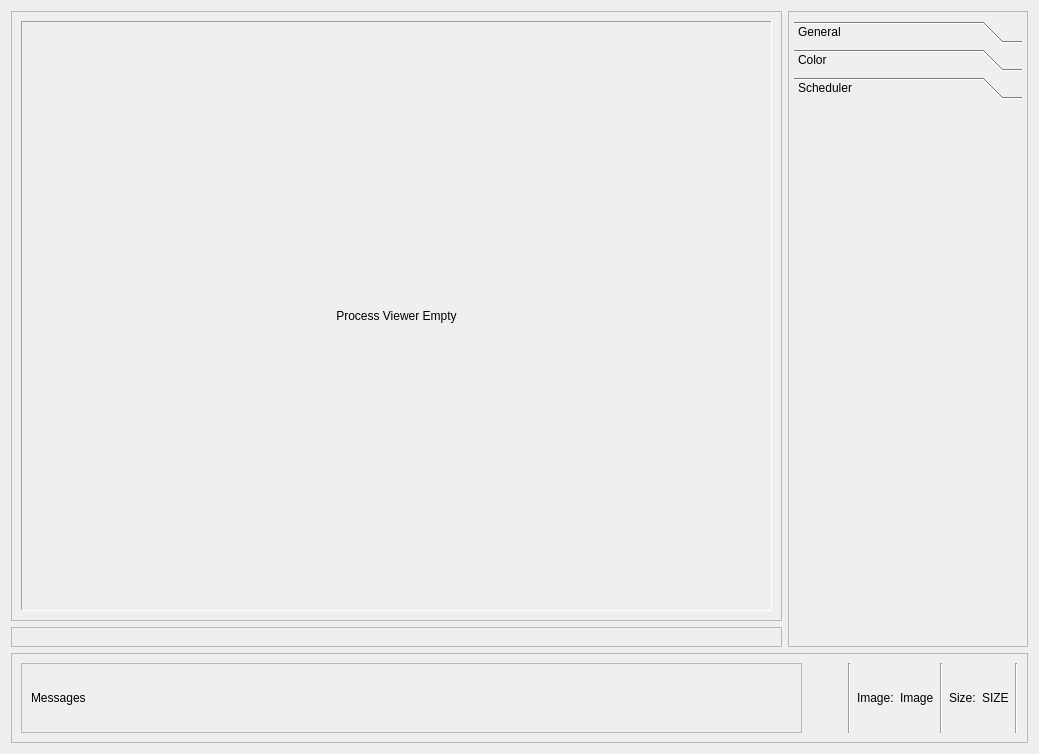
<?xml version="1.0" encoding="UTF-8"?>
<ui version="4.0">
 <class>qvtProcessingViewer</class>
 <widget class="QWidget" name="qvtProcessingViewer">
  <property name="geometry">
   <rect>
    <x>0</x>
    <y>0</y>
    <width>1039</width>
    <height>754</height>
   </rect>
  </property>
  <property name="sizePolicy">
   <sizepolicy hsizetype="Minimum" vsizetype="Minimum">
    <horstretch>0</horstretch>
    <verstretch>0</verstretch>
   </sizepolicy>
  </property>
  <property name="windowTitle">
   <string>Form</string>
  </property>
  <layout class="QGridLayout" name="gridLayout">
   <item row="0" column="1" rowspan="2">
    <widget class="QFrame" name="processingFrame">
     <property name="sizePolicy">
      <sizepolicy hsizetype="Fixed" vsizetype="Preferred">
       <horstretch>0</horstretch>
       <verstretch>0</verstretch>
      </sizepolicy>
     </property>
     <property name="minimumSize">
      <size>
       <width>240</width>
       <height>0</height>
      </size>
     </property>
     <property name="maximumSize">
      <size>
       <width>240</width>
       <height>16777215</height>
      </size>
     </property>
     <property name="frameShape">
      <enum>QFrame::StyledPanel</enum>
     </property>
     <property name="frameShadow">
      <enum>QFrame::Raised</enum>
     </property>
     <layout class="QVBoxLayout" name="verticalLayout_3">
      <property name="spacing">
       <number>5</number>
      </property>
      <property name="leftMargin">
       <number>5</number>
      </property>
      <property name="topMargin">
       <number>9</number>
      </property>
      <property name="rightMargin">
       <number>5</number>
      </property>
      <property name="bottomMargin">
       <number>9</number>
      </property>
      <item>
       <widget class="QToolBox" name="processToolBox">
        <property name="sizePolicy">
         <sizepolicy hsizetype="Preferred" vsizetype="Preferred">
          <horstretch>1</horstretch>
          <verstretch>0</verstretch>
         </sizepolicy>
        </property>
        <property name="currentIndex">
         <number>2</number>
        </property>
        <widget class="QWidget" name="generalPage">
         <property name="geometry">
          <rect>
           <x>0</x>
           <y>0</y>
           <width>228</width>
           <height>517</height>
          </rect>
         </property>
         <attribute name="label">
          <string>General</string>
         </attribute>
         <layout class="QVBoxLayout" name="verticalLayout">
          <item>
           <widget class="QPushButton" name="loadImageButton">
            <property name="sizePolicy">
             <sizepolicy hsizetype="Preferred" vsizetype="Preferred">
              <horstretch>0</horstretch>
              <verstretch>0</verstretch>
             </sizepolicy>
            </property>
            <property name="text">
             <string>Load Image</string>
            </property>
           </widget>
          </item>
          <item>
           <spacer name="verticalSpacer_2">
            <property name="orientation">
             <enum>Qt::Vertical</enum>
            </property>
            <property name="sizeHint" stdset="0">
             <size>
              <width>20</width>
              <height>40</height>
             </size>
            </property>
           </spacer>
          </item>
         </layout>
        </widget>
        <widget class="QWidget" name="colorPage">
         <property name="geometry">
          <rect>
           <x>0</x>
           <y>0</y>
           <width>228</width>
           <height>517</height>
          </rect>
         </property>
         <attribute name="label">
          <string>Color</string>
         </attribute>
         <layout class="QVBoxLayout" name="verticalLayout_4">
          <item>
           <widget class="QPushButton" name="resetFunctionsButton">
            <property name="sizePolicy">
             <sizepolicy hsizetype="Preferred" vsizetype="Preferred">
              <horstretch>0</horstretch>
              <verstretch>0</verstretch>
             </sizepolicy>
            </property>
            <property name="text">
             <string>Reset</string>
            </property>
           </widget>
          </item>
          <item>
           <widget class="QPushButton" name="color2GrayButton">
            <property name="sizePolicy">
             <sizepolicy hsizetype="Preferred" vsizetype="Preferred">
              <horstretch>0</horstretch>
              <verstretch>0</verstretch>
             </sizepolicy>
            </property>
            <property name="text">
             <string>Color -&gt; Gray</string>
            </property>
           </widget>
          </item>
          <item>
           <widget class="QPushButton" name="color2HSVButton">
            <property name="sizePolicy">
             <sizepolicy hsizetype="Preferred" vsizetype="Preferred">
              <horstretch>0</horstretch>
              <verstretch>0</verstretch>
             </sizepolicy>
            </property>
            <property name="text">
             <string>Color -&gt; HSV</string>
            </property>
           </widget>
          </item>
          <item>
           <spacer name="verticalSpacer">
            <property name="orientation">
             <enum>Qt::Vertical</enum>
            </property>
            <property name="sizeHint" stdset="0">
             <size>
              <width>20</width>
              <height>40</height>
             </size>
            </property>
           </spacer>
          </item>
         </layout>
        </widget>
        <widget class="QWidget" name="schedulerPage">
         <property name="geometry">
          <rect>
           <x>0</x>
           <y>0</y>
           <width>228</width>
           <height>517</height>
          </rect>
         </property>
         <attribute name="label">
          <string>Scheduler</string>
         </attribute>
         <layout class="QVBoxLayout" name="verticalLayout_6">
          <item>
           <layout class="QVBoxLayout" name="functionsSchedulerLayout"/>
          </item>
         </layout>
        </widget>
       </widget>
      </item>
     </layout>
    </widget>
   </item>
   <item row="0" column="0">
    <widget class="QScrollArea" name="processingScrollArea">
     <property name="sizePolicy">
      <sizepolicy hsizetype="Preferred" vsizetype="Preferred">
       <horstretch>9</horstretch>
       <verstretch>9</verstretch>
      </sizepolicy>
     </property>
     <property name="widgetResizable">
      <bool>true</bool>
     </property>
     <widget class="QWidget" name="scrollAreaWidgetContents">
      <property name="geometry">
       <rect>
        <x>0</x>
        <y>0</y>
        <width>773</width>
        <height>600</height>
       </rect>
      </property>
      <layout class="QHBoxLayout" name="horizontalLayout_3">
       <item>
        <widget class="QLabel" name="processingViewerLabel">
         <property name="sizePolicy">
          <sizepolicy hsizetype="Preferred" vsizetype="Preferred">
           <horstretch>9</horstretch>
           <verstretch>0</verstretch>
          </sizepolicy>
         </property>
         <property name="frameShape">
          <enum>QFrame::Panel</enum>
         </property>
         <property name="frameShadow">
          <enum>QFrame::Sunken</enum>
         </property>
         <property name="lineWidth">
          <number>1</number>
         </property>
         <property name="text">
          <string>Process Viewer Empty</string>
         </property>
         <property name="scaledContents">
          <bool>true</bool>
         </property>
         <property name="alignment">
          <set>Qt::AlignCenter</set>
         </property>
        </widget>
       </item>
      </layout>
     </widget>
    </widget>
   </item>
   <item row="2" column="0" colspan="2">
    <widget class="QFrame" name="frame">
     <property name="sizePolicy">
      <sizepolicy hsizetype="Preferred" vsizetype="Preferred">
       <horstretch>0</horstretch>
       <verstretch>0</verstretch>
      </sizepolicy>
     </property>
     <property name="frameShape">
      <enum>QFrame::StyledPanel</enum>
     </property>
     <property name="frameShadow">
      <enum>QFrame::Raised</enum>
     </property>
     <layout class="QVBoxLayout" name="verticalLayout_2">
      <item>
       <layout class="QHBoxLayout" name="horizontalLayout">
        <item>
         <widget class="QScrollArea" name="scrollArea">
          <property name="sizePolicy">
           <sizepolicy hsizetype="Preferred" vsizetype="Preferred">
            <horstretch>1</horstretch>
            <verstretch>0</verstretch>
           </sizepolicy>
          </property>
          <property name="widgetResizable">
           <bool>true</bool>
          </property>
          <widget class="QWidget" name="scrollAreaWidgetContents_3">
           <property name="geometry">
            <rect>
             <x>0</x>
             <y>0</y>
             <width>751</width>
             <height>76</height>
            </rect>
           </property>
           <layout class="QVBoxLayout" name="verticalLayout_5">
            <item>
             <widget class="QLabel" name="messagesLabel">
              <property name="sizePolicy">
               <sizepolicy hsizetype="Preferred" vsizetype="Preferred">
                <horstretch>0</horstretch>
                <verstretch>0</verstretch>
               </sizepolicy>
              </property>
              <property name="text">
               <string>Messages</string>
              </property>
             </widget>
            </item>
           </layout>
          </widget>
         </widget>
        </item>
        <item>
         <spacer name="horizontalSpacer">
          <property name="orientation">
           <enum>Qt::Horizontal</enum>
          </property>
          <property name="sizeHint" stdset="0">
           <size>
            <width>40</width>
            <height>20</height>
           </size>
          </property>
         </spacer>
        </item>
        <item>
         <widget class="Line" name="line">
          <property name="orientation">
           <enum>Qt::Vertical</enum>
          </property>
         </widget>
        </item>
        <item>
         <widget class="QLabel" name="imageIdLabel_2">
          <property name="font">
           <font>
            <kerning>true</kerning>
           </font>
          </property>
          <property name="text">
           <string>Image:</string>
          </property>
         </widget>
        </item>
        <item>
         <widget class="QLabel" name="imageIdLabel">
          <property name="font">
           <font>
            <kerning>true</kerning>
           </font>
          </property>
          <property name="text">
           <string>Image</string>
          </property>
         </widget>
        </item>
        <item>
         <widget class="Line" name="line_2">
          <property name="orientation">
           <enum>Qt::Vertical</enum>
          </property>
         </widget>
        </item>
        <item>
         <widget class="QLabel" name="sizeLabel_2">
          <property name="font">
           <font>
            <kerning>true</kerning>
           </font>
          </property>
          <property name="text">
           <string>Size:</string>
          </property>
         </widget>
        </item>
        <item>
         <widget class="QLabel" name="sizeLabel">
          <property name="font">
           <font>
            <kerning>true</kerning>
           </font>
          </property>
          <property name="text">
           <string>SIZE</string>
          </property>
         </widget>
        </item>
        <item>
         <widget class="Line" name="line_3">
          <property name="orientation">
           <enum>Qt::Vertical</enum>
          </property>
         </widget>
        </item>
       </layout>
      </item>
     </layout>
    </widget>
   </item>
   <item row="1" column="0">
    <widget class="QFrame" name="processingImageSliderFrame">
     <property name="frameShape">
      <enum>QFrame::StyledPanel</enum>
     </property>
     <property name="frameShadow">
      <enum>QFrame::Raised</enum>
     </property>
     <layout class="QHBoxLayout" name="horizontalLayout_4">
      <item>
       <layout class="QHBoxLayout" name="processingImageSliderLayout"/>
      </item>
     </layout>
    </widget>
   </item>
  </layout>
 </widget>
 <resources/>
 <connections/>
</ui>
